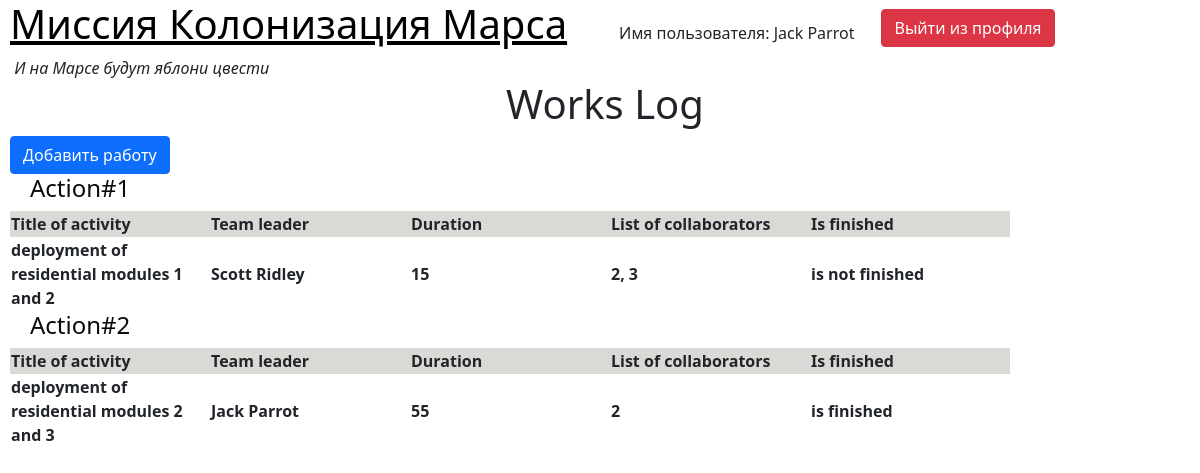
The page /works_log (signed in) on the database its author committed.
### add_job/data/users.py (models this page shows, shortened)
class User(SqlAlchemyBase, UserMixin):
    __tablename__ = 'users'
    id = sqlalchemy.Column(sqlalchemy.Integer,
                           primary_key=True, autoincrement=True)
    surname = sqlalchemy.Column(sqlalchemy.String)
    name = sqlalchemy.Column(sqlalchemy.String)
    age = sqlalchemy.Column(sqlalchemy.Integer)
    position = sqlalchemy.Column(sqlalchemy.String)
    speciality = sqlalchemy.Column(sqlalchemy.String)
    address = sqlalchemy.Column(sqlalchemy.String)
    email = sqlalchemy.Column(sqlalchemy.String, unique=True)
    hashed_password = sqlalchemy.Column(sqlalchemy.String, default='')
    jobs = orm.relationship("Jobs", back_populates='user')

### add_job/data/jobs.py (models this page shows, shortened)
class Jobs(SqlAlchemyBase):
    __tablename__ = 'jobs'
    id = sqlalchemy.Column(sqlalchemy.Integer,
                           primary_key=True, autoincrement=True)
    team_leader = sqlalchemy.Column(sqlalchemy.Integer, sqlalchemy.ForeignKey("users.id"))
    job = sqlalchemy.Column(sqlalchemy.String)
    work_size = sqlalchemy.Column(sqlalchemy.Integer)
    collaborators = sqlalchemy.Column(sqlalchemy.String)
    start_date = sqlalchemy.Column(sqlalchemy.Date, default=None)
    end_date = sqlalchemy.Column(sqlalchemy.Date, default=None)
    is_finished = sqlalchemy.Column(sqlalchemy.Boolean)
    user = orm.relationship('User')

### add_job/main.py (the view)
@app.route("/works_log")
def works_log():
    db_sess = db_session.create_session()
    jobs = db_sess.query(Jobs).all()
    return render_template("works_log.html", jobs=jobs)

### add_job/main.py (called while the page is built)
@login_manager.user_loader
def load_user(user_id):
    db_sess = db_session.create_session()
    return db_sess.query(User).get(user_id)

### data/db_session.py (called while the page is built)
def create_session() -> Session:
    global __factory
    return __factory()

### add_job/templates/works_log.html (shortened to what this page needs)
{% extends 'base.html' %}
{% block body %}
<h1 align="center">Works Log</h1>
<a class="btn btn-primary " href="/addjob">Добавить работу</a>
{% for item in jobs%}
<h4>Action#{{ item.id }}</h4>
<table>
    <tr bgcolor="#D9D9D6">
        <th width="200">Title of activity&nbsp;&nbsp;</th>
        <th width="200">Team leader&nbsp;&nbsp;</th>
        <th width="200">Duration&nbsp;&nbsp;</th>
        <th width="200">List of collaborators&nbsp;&nbsp;</th>
        <th width="200">Is finished&nbsp;&nbsp;</th>
    </tr>
    <tr>
        <th>{{ item.job }}</th>
        <th>{{ item.user.surname }} {{ item.user.name }}</th>
        <th>{{ item.work_size }}</th>
        <th>{{ item.collaborators }}</th>
        {% if item.is_finished == True %}
        <th>is finished</th>
        {% else %}
        <th>is not finished</th>
        {% endif %}
    </tr>
</table>
{% endfor %}
{% endblock %}

### add_job/templates/base.html (shortened to what this page needs)
<!DOCTYPE html>
<html lang="en">
<head>
                    <link rel="stylesheet"
                    href="https://cdn.jsdelivr.net/npm/bootstrap@5.0.0-beta1/dist/css/bootstrap.min.css"
>
        <link rel="stylesheet" type="text/css" href="{{ url_for('static', filename='css/style.css') }}"/>
    </head>
    <body>
        <h1><a href="/" style="color: #000000">Миссия Колонизация Марса</a> &nbsp&nbsp&nbsp
        {% if current_user.is_authenticated %}
            <span style="font-size: 16px;">Имя пользователя: {{ current_user.surname }} {{ current_user.name }}
                &nbsp&nbsp&nbsp</span>
            <a class="btn btn-danger" href="/logout">Выйти из профиля</a>
        {% else %}
            <a class="btn btn-primary " href="/register">Зарегистрироваться</a>
            <a class="btn btn-success" href="/login">Войти</a>
        {% endif %}
        </h1>
        <i>&nbspИ на Марсе будут яблони цвести</i><br>
       {% block body %}{% endblock %}
    </body>
</html>

### add_job/static/css/style.css (style rules this page uses)
body { margin-left: 10px; }
h4 { position: relative; left: 20px; color: #0a0a0a; }

### rows shown on the page
User: surname "Jack", name "Parrot"
Jobs: id "1", job "deployment of residential modules 1 and 2", user.surname "Scott", user.name "Ridley", work_size "15", collaborators "2, 3", is_finished "is not finished"
Jobs: id "2", job "deployment of residential modules 2 and 3", user.surname "Jack", user.name "Parrot", work_size "55", collaborators "2", is_finished "is finished"
